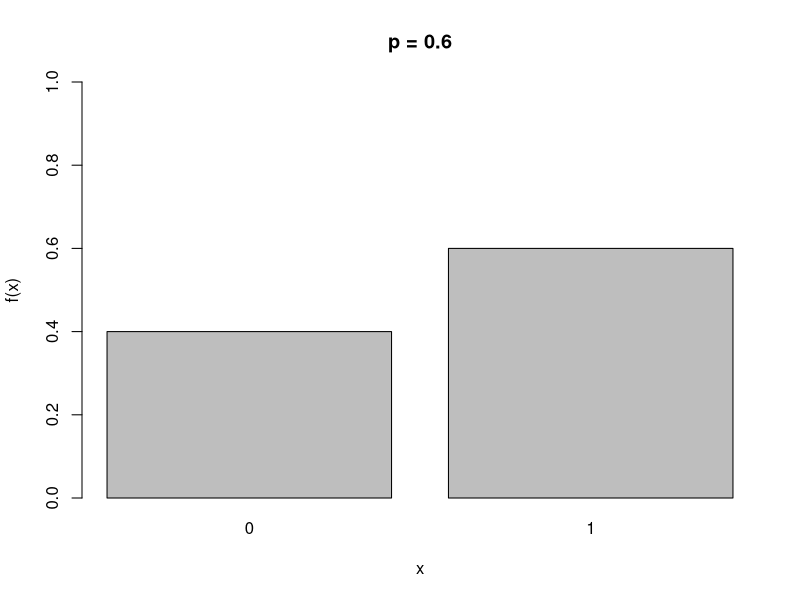
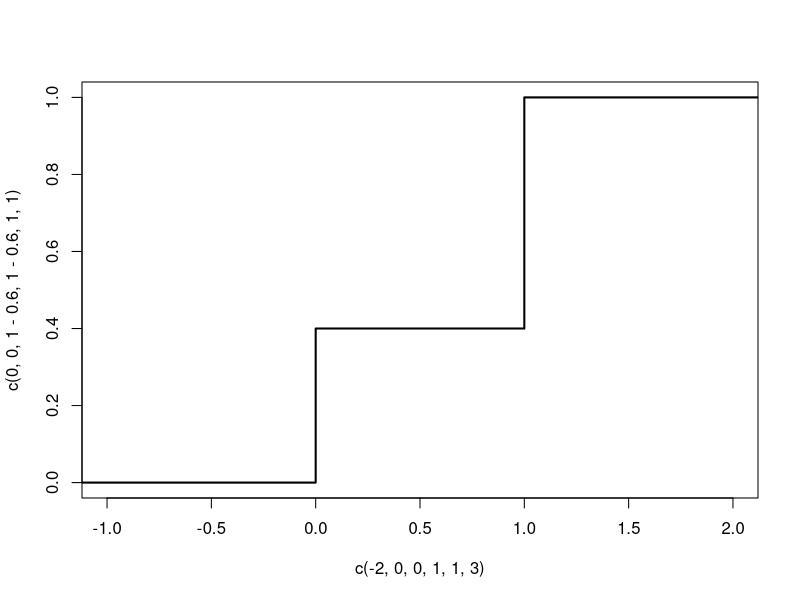

Here is the R script that generated these plots, in order:
## ---- chunk 1
barplot(c(0.4, 0.6), names.arg = c(0, 1), xlab = "x", ylab = "f(x)", main = "p = 0.6", ylim = c(0, 1))
## ---- chunk 2
plot(x = c(-2, 0, 0, 1, 1, 3), y = c(0, 0, 1 - 0.6, 1 - 0.6, 1, 1), type = "l", lwd = 2, xlim = c(-1, 2), ylim = c(0, 1))
